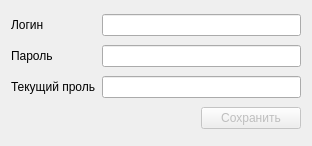
<?xml version="1.0" encoding="UTF-8"?>
<ui version="4.0">
 <class>Redact_account_dialog</class>
 <widget class="QDialog" name="Redact_account_dialog">
  <property name="geometry">
   <rect>
    <x>0</x>
    <y>0</y>
    <width>312</width>
    <height>146</height>
   </rect>
  </property>
  <property name="windowTitle">
   <string>Настройка пользователя</string>
  </property>
  <layout class="QGridLayout" name="gridLayout">
   <item row="1" column="0">
    <widget class="QLabel" name="password_lable">
     <property name="text">
      <string>Пароль</string>
     </property>
    </widget>
   </item>
   <item row="0" column="1">
    <widget class="QLineEdit" name="Login_text"/>
   </item>
   <item row="3" column="1">
    <layout class="QHBoxLayout" name="horizontalLayout">
     <item>
      <widget class="QLabel" name="Status_label">
       <property name="styleSheet">
        <string notr="true">color: red</string>
       </property>
       <property name="text">
        <string/>
       </property>
      </widget>
     </item>
     <item>
      <spacer name="horizontalSpacer">
       <property name="orientation">
        <enum>Qt::Horizontal</enum>
       </property>
       <property name="sizeHint" stdset="0">
        <size>
         <width>40</width>
         <height>20</height>
        </size>
       </property>
      </spacer>
     </item>
     <item>
      <widget class="QPushButton" name="Save_button">
       <property name="enabled">
        <bool>false</bool>
       </property>
       <property name="minimumSize">
        <size>
         <width>100</width>
         <height>0</height>
        </size>
       </property>
       <property name="text">
        <string>Сохранить</string>
       </property>
      </widget>
     </item>
    </layout>
   </item>
   <item row="0" column="0">
    <widget class="QLabel" name="login_lable">
     <property name="text">
      <string>Логин</string>
     </property>
    </widget>
   </item>
   <item row="1" column="1">
    <widget class="QLineEdit" name="Password_text">
     <property name="echoMode">
      <enum>QLineEdit::Password</enum>
     </property>
    </widget>
   </item>
   <item row="2" column="0">
    <widget class="QLabel" name="current_password_text">
     <property name="text">
      <string>Текущий проль</string>
     </property>
    </widget>
   </item>
   <item row="2" column="1">
    <widget class="QLineEdit" name="Current_password_text">
     <property name="echoMode">
      <enum>QLineEdit::Password</enum>
     </property>
    </widget>
   </item>
  </layout>
 </widget>
 <resources/>
 <connections/>
</ui>
